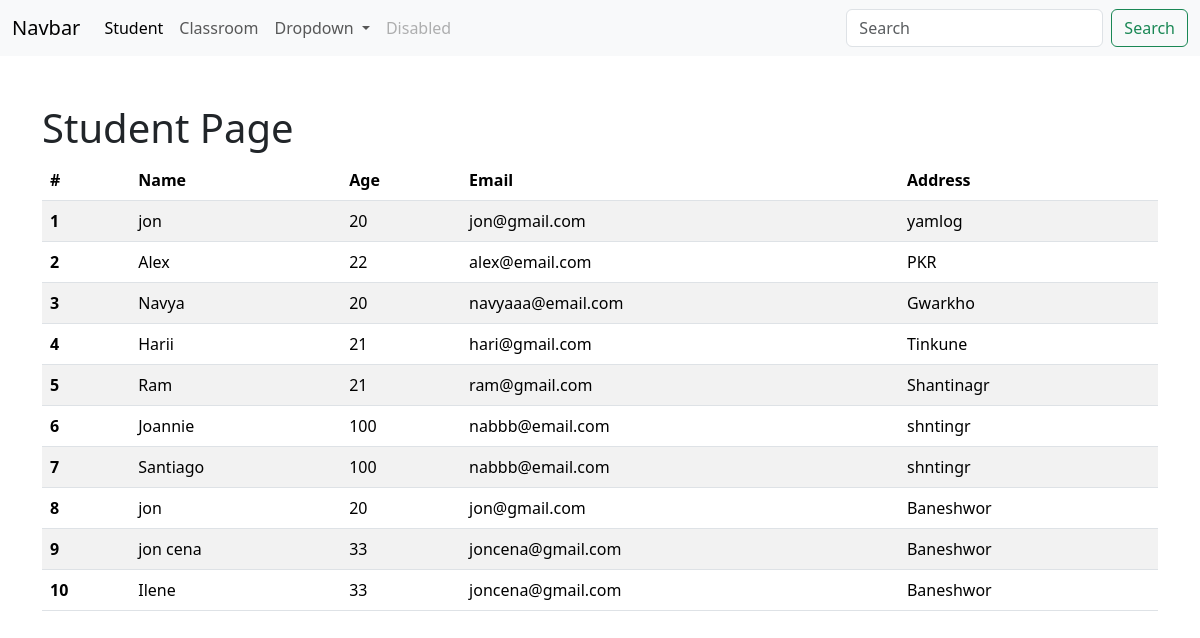
The page /commons/ on the database as committed earlier.
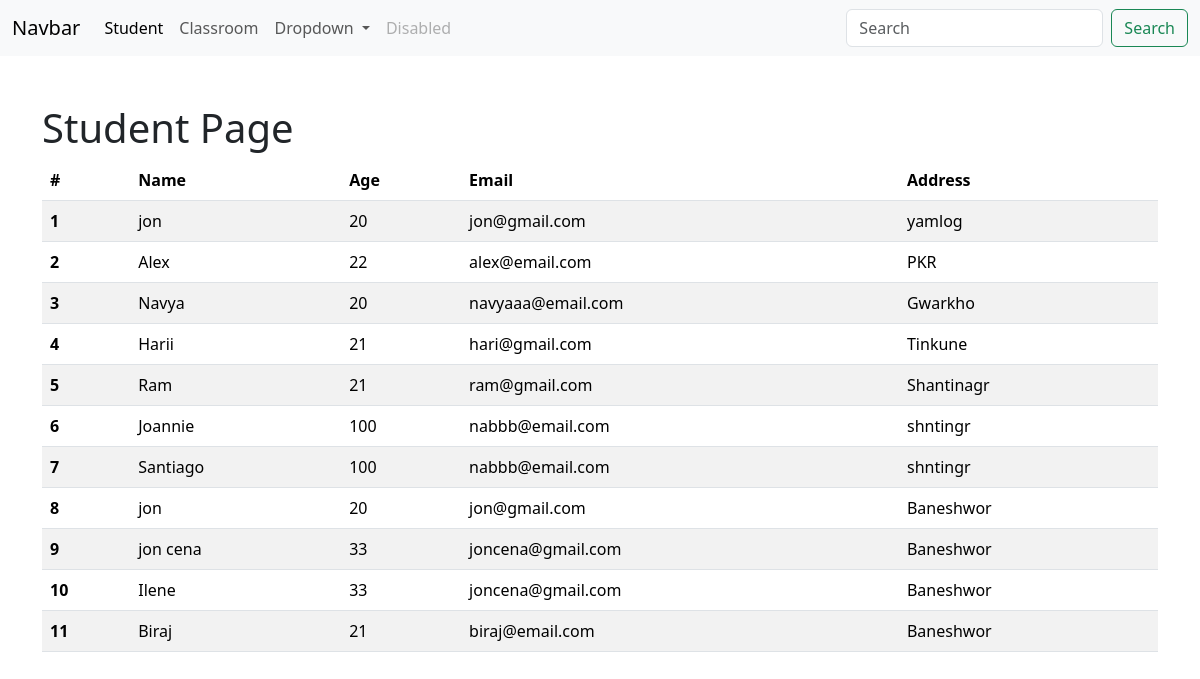
The same page on the database as committed later.
### crud/models.py (models this page shows, shortened)
class Student(models.Model):
    classroom = models.ForeignKey(ClassRoom, on_delete=models.CASCADE, null=True, blank=True, related_name="students")
    name=models.CharField(max_length=20)
    age=models.IntegerField()
    email=models.EmailField(max_length=20)
    address=models.CharField(max_length=50)

### commons/views.py (the view)
# urls.py: path("", student, name="commons_student"),
def student(request):
    students=Student.objects.all()
    return render(request, template_name="commons/student.html",  context={"students": students})

### commons/templates/commons/student.html (shortened to what this page needs)
{% extends 'commons/layouts/base.html' %}
{% block content %}
    {% include 'commons/includes/nav.html' %}
    <br><br>
    <div class="container">
        <h1>Student Page </h1>
    <table class="table table-striped">
        <thead>
        <tr>
            <th scope="col">#</th>
            <th scope="col">Name</th>
            <th scope="col">Age</th>
            <th scope="col">Email</th>
            <th scope="col">Address</th>
        </tr>
        </thead>
        <tbody>
        {% for student in students %}
            <tr>
                <th scope="row">{{ forloop.counter }}</th>
                <td>{{ student.name }}</td>
                <td>{{ student.age }}</td>
                <td>{{ student.email }}</td>
                <td>{{ student.address }}</td>
            </tr>
        {% endfor %}
        </tbody>
    </table>
    </div>
{% endblock %}

### commons/templates/commons/layouts/base.html (shortened to what this page needs)
<!DOCTYPE html>
<html lang="en">
<head>
    <link href="https://cdn.jsdelivr.net/npm/bootstrap@5.3.3/dist/css/bootstrap.min.css" rel="stylesheet"
>
</head>
<body>
{% block content %}{% endblock %}
</body>
</html>

### commons/templates/commons/includes/nav.html (shortened to what this page needs)
<nav class="navbar navbar-expand-lg bg-body-tertiary">
    <div class="container-fluid">
      <a class="navbar-brand" href="{% url 'commons_student'%}">Navbar</a>
      <div class="collapse navbar-collapse" id="navbarSupportedContent">
        <ul class="navbar-nav me-auto mb-2 mb-lg-0">
          <li class="nav-item">
            <a class="nav-link active" aria-current="page" href="{% url 'commons_student'%}">Student</a>
          </li>
          <li class="nav-item">
            <a class="nav-link" href="{% url 'commons_classroom' %}">Classroom</a>
          </li>
          <li class="nav-item dropdown">
            <a class="nav-link dropdown-toggle" href="#" role="button" data-bs-toggle="dropdown" aria-expanded="false">
              Dropdown
            </a>
          </li>
          <li class="nav-item">
            <a class="nav-link disabled" aria-disabled="true">Disabled</a>
          </li>
        </ul>
        <form class="d-flex" role="search">
          <input class="form-control me-2" type="search" placeholder="Search" aria-label="Search">
          <button class="btn btn-outline-success" type="submit">Search</button>
        </form>
      </div>
    </div>
  </nav>

Rows that differ between the two databases and show on the page:
added Student: name "Biraj", age "21", email "biraj@email.com", address "Baneshwor"
